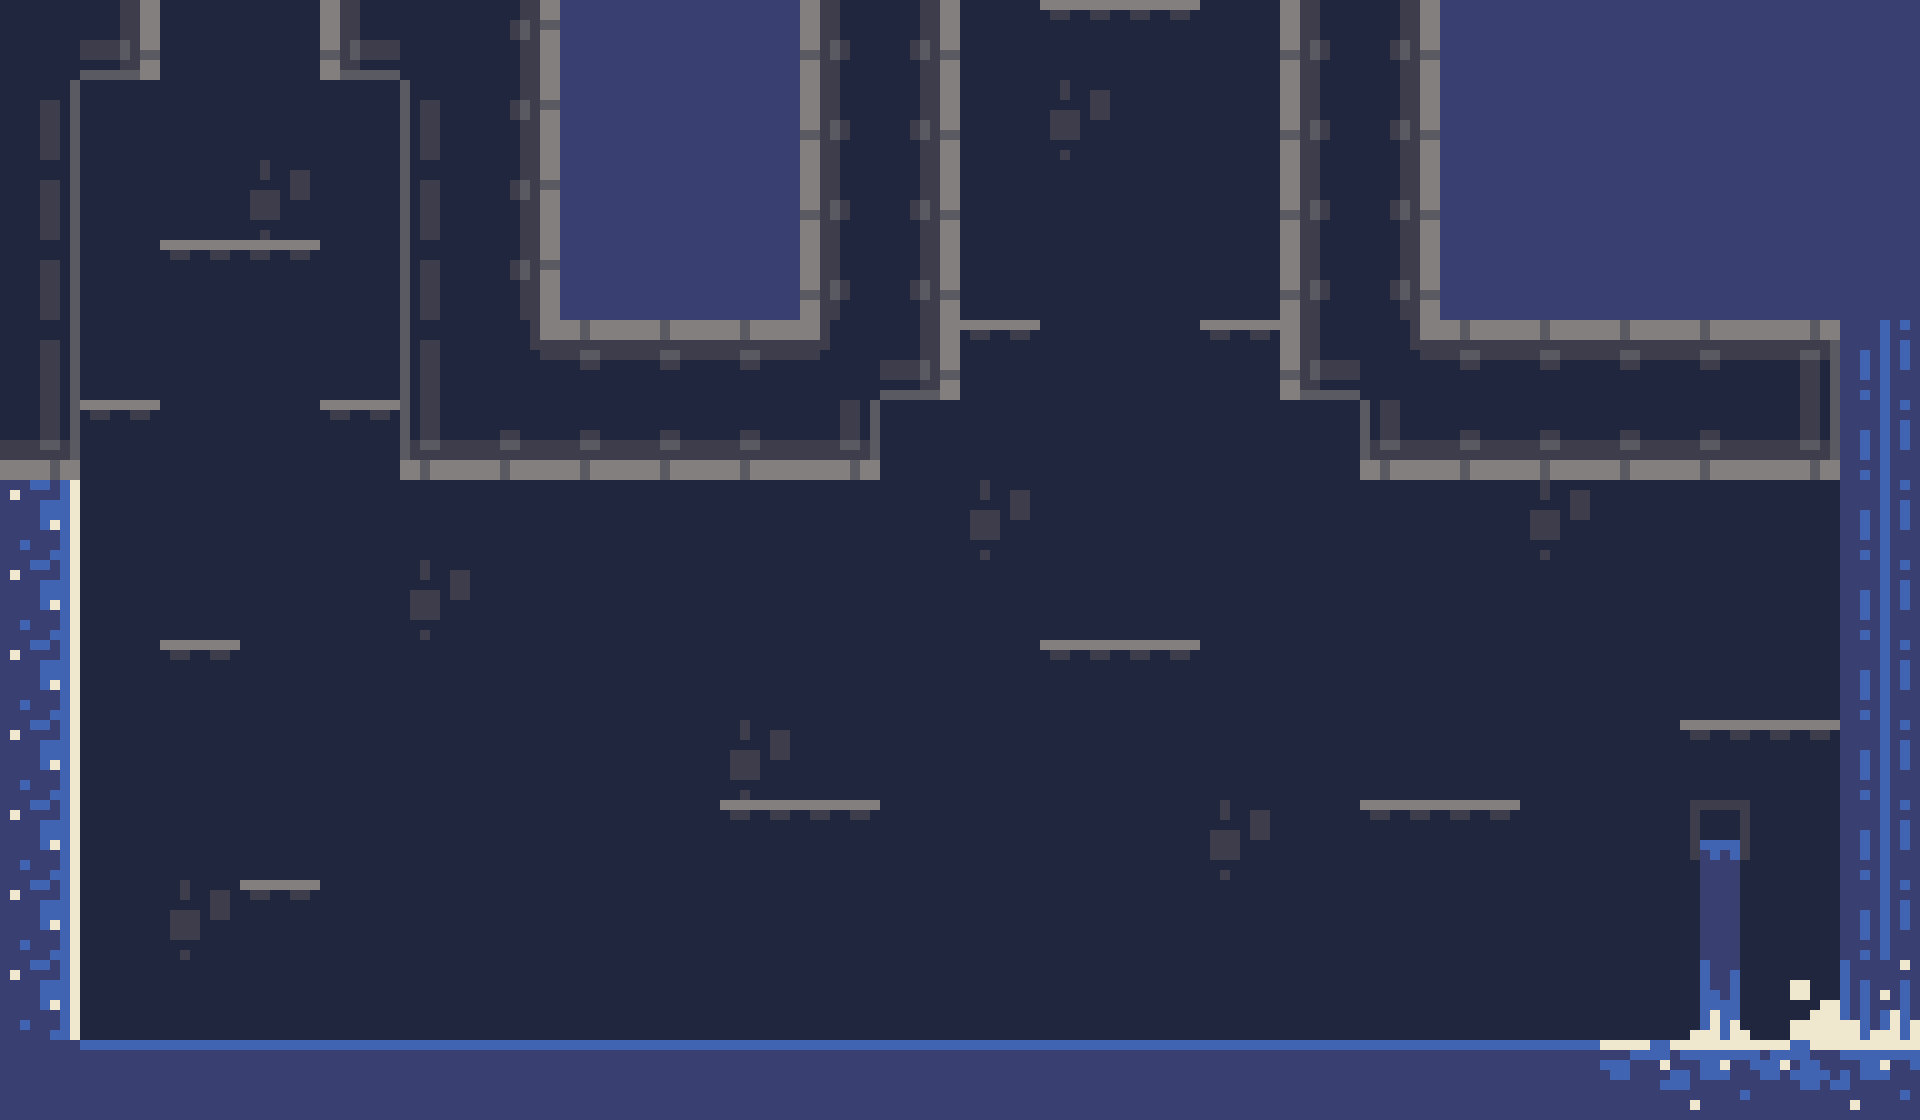

This is a level from a 2D game, rendered from its Tiled map with the project's own tilesets. A one-line summary and the complete map file follow:
An orthogonal 24x14 tile map with 80x80 px tiles, 1 tile layer (Слой тайлов 1).

<map version="1.10" tiledversion="1.10.2" orientation="orthogonal" renderorder="right-down" width="24" height="14" tilewidth="80" tileheight="80" infinite="0" nextlayerid="2" nextobjectid="1">
 <tileset firstgid="1" source="tiles.tsx" />
 <layer id="1" name="Слой тайлов 1" width="24" height="14">
  <data encoding="csv">
1,3758096396,1,1,1610612748,1,2684354573,91,91,91,1610612749,3758096397,1,21,21,1,1610612749,3758096397,91,91,91,91,91,91,
2147483668,1,1,1,1,20,2684354573,91,91,91,1610612749,3758096397,1,6,1,1,1610612749,3758096397,91,91,91,91,91,91,
2147483668,1,1,6,1,20,2684354573,91,91,91,1610612749,3758096397,1,1,1,1,1610612749,3758096397,91,91,91,91,91,91,
2147483668,1,21,21,1,20,2684354573,91,91,91,1610612749,3758096397,1,1,1,1,1610612749,3758096397,91,91,91,91,91,91,
2147483668,1,1,1,1,20,2147483662,13,13,13,14,3758096396,21,1,1,21,1610612748,2147483662,13,13,13,13,2147483660,66,
3221225484,21,1,1,21,1073741836,1073741837,1073741837,1073741837,1073741837,3221225484,1,1,1,1,1,1,1073741836,1073741837,1073741837,1073741837,1073741837,3221225484,66,
2684354642,1,1,1,1,1,1,1,1,1,1,1,6,1,1,1,1,1,1,6,1,1,1,66,
2684354642,1,1,1,1,6,1,1,1,1,1,1,1,1,1,1,1,1,1,1,1,1,1,66,
2684354642,1,21,1,1,1,1,1,1,1,1,1,1,21,21,1,1,1,1,1,1,1,1,66,
2684354642,1,1,1,1,1,1,1,1,6,1,1,1,1,1,1,1,1,1,1,1,21,21,66,
2684354642,1,1,1,1,1,1,1,1,21,21,1,1,1,1,6,1,21,21,1,1,65,1,66,
2684354642,1,6,21,1,1,1,1,1,1,1,1,1,1,1,1,1,1,1,1,1,67,1,66,
2684354642,1,1,1,1,1,1,1,1,1,1,1,1,1,1,1,1,1,1,1,1,76,73,74,
91,84,84,84,84,84,84,84,84,84,84,84,84,84,84,84,84,84,84,84,81,82,83,82
</data>
 </layer>
</map>